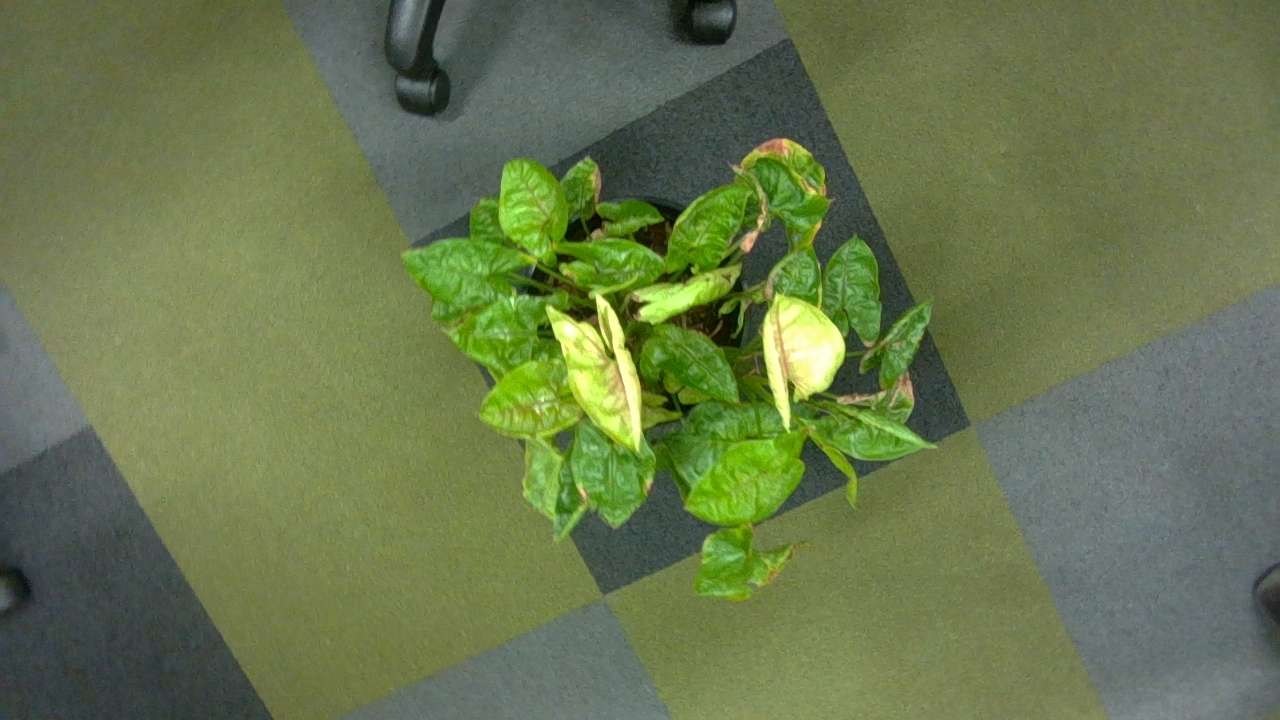
#> input picture SensorCommunication/Acquisition/D405_plant_20240322150432/rgb_000001.png, 1280 x 720 px; the run also reads 1 picture not shown here
$ jupyter execute --allow-errors visualization.ipynb   (older library calls are emulated)
#> lines starting #> are read from the running program, lines starting #| are printed output that depends on the picture
[cell 1]
import cv2
import matplotlib.pyplot as plt

# Load the RGB image
rgb_image_path = './D405_plant_20240322150432/rgb_000001.png'
rgb_image = cv2.cvtColor(cv2.imread(rgb_image_path), cv2.COLOR_BGR2RGB)

# Load the depth image
depth_image_path = './D405_plant_20240322150432/depth_000001.png'
depth_image = cv2.imread(depth_image_path, cv2.IMREAD_UNCHANGED)  # Read the depth image
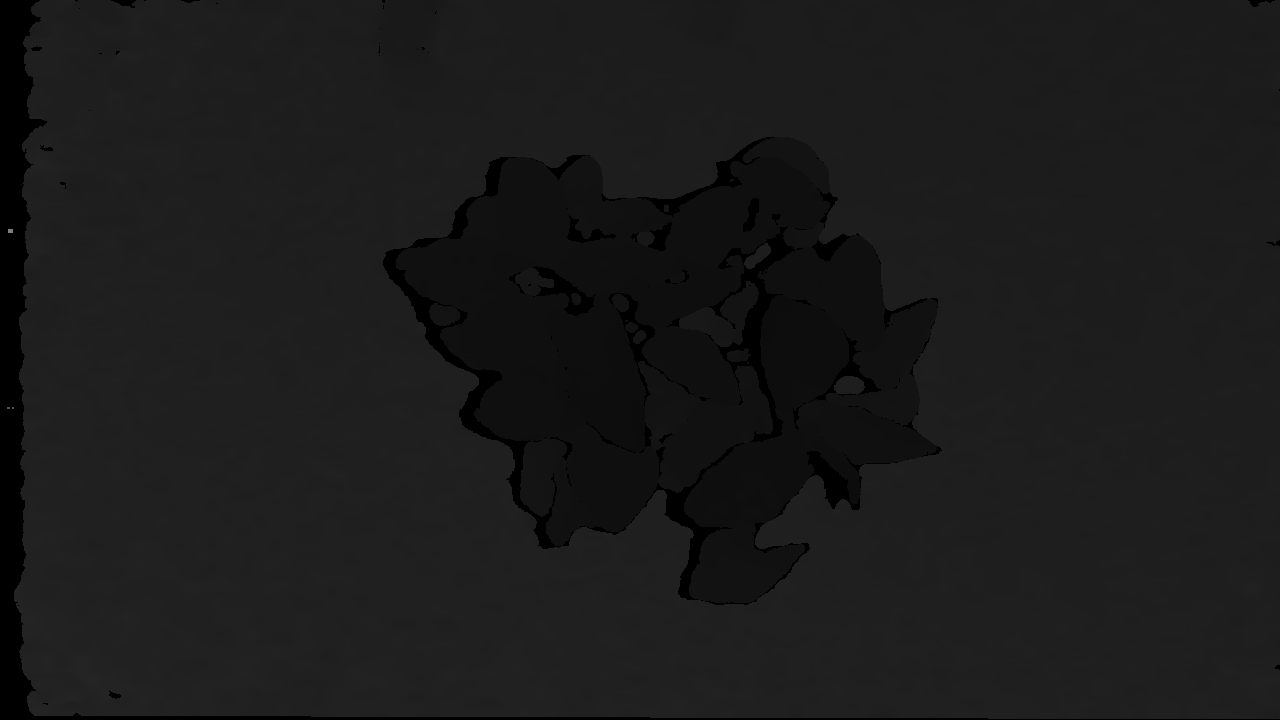
#> input picture SensorCommunication/Acquisition/D405_plant_20240322150432/depth_000001.png, 1280 x 720 px
#> depth_image is the input picture: shape (720, 1280) uint16; min 0, max 32569, mean 6914.8

# Display the images side by side
plt.figure(figsize=(10, 5))

# Display RGB image
plt.subplot(1, 2, 1)
plt.imshow(rgb_image)
plt.title('RGB Image')
plt.axis('off')

# Display Depth image
plt.subplot(1, 2, 2)
plt.imshow(depth_image)  # Use the default colormap
plt.title('Depth Image')
plt.axis('off')

plt.show()
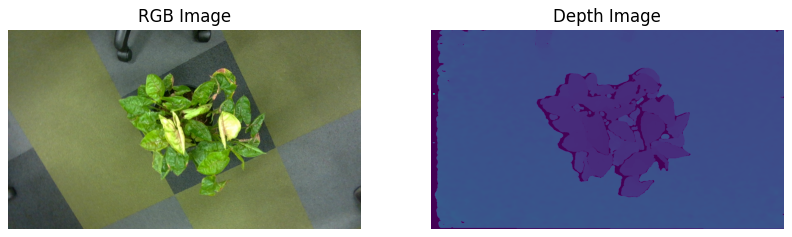
#> figure drawn by matplotlib, 2 panels

[cell 2]
import cv2
import matplotlib.pyplot as plt

depth_image_path = './test_plant_20240502133102/test_plant_20240502133102/depth_1509.png'
depth_image = cv2.imread(depth_image_path, cv2.IMREAD_UNCHANGED)  # Read the depth image

# Display the image using the 'viridis' colormap
plt.imshow(depth_image, cmap='viridis')
plt.axis('off')  # Hide the axis
plt.show()

[cell 3]
import cv2
import matplotlib.pyplot as plt
import numpy as np

# Load the depth image
depth_image_path = './test_plant_20240502133102/test_plant_20240502133102/depth_1509.png'
depth_image = cv2.imread(depth_image_path, cv2.IMREAD_UNCHANGED)

# Check if the image is loaded properly
if depth_image is None:
    print("Image not loaded. Please check the file path.")
else:
    # Normalize the depth image to 0-255
    depth_image_normalized = cv2.normalize(depth_image, None, 0, 255, cv2.NORM_MINMAX, cv2.CV_8U)
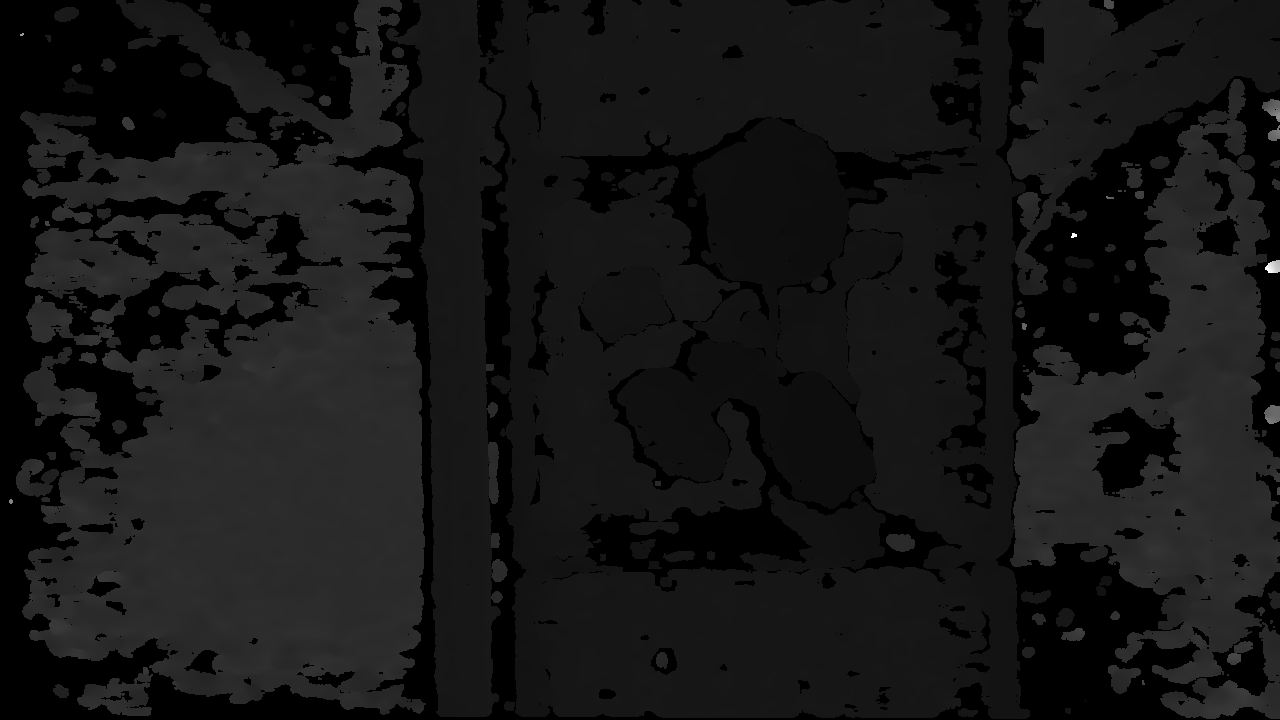
#> depth_image_normalized: shape (720, 1280); min 0, max 255, mean 22

    # Apply a color map
    colored_image = cv2.applyColorMap(depth_image_normalized, cv2.COLORMAP_VIRIDIS)
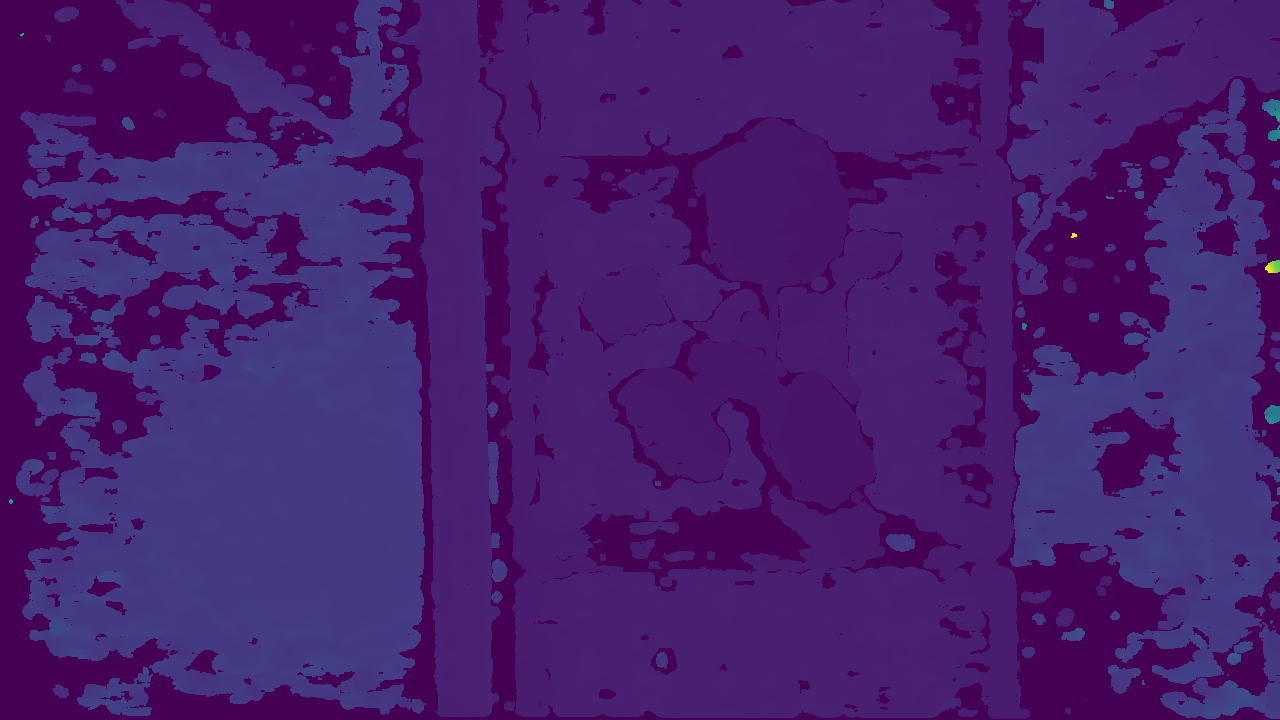
#> colored_image: shape (720, 1280, 3); mean B, G, R 110.3, 31, 69.7

    # Display the image
    plt.imshow(colored_image)
    plt.axis('off')  # Turn off axis numbers and ticks
    plt.show()

#> (a cell that did not finish here is left out)

[cell 5]
import cv2
import numpy as np
import matplotlib.pyplot as plt

# Read the grayscale image
image_path = "./test_plant_20240502133102/test_plant_20240502133102/thermal_1509.jpg"
img = cv2.imread(image_path, cv2.IMREAD_GRAYSCALE)
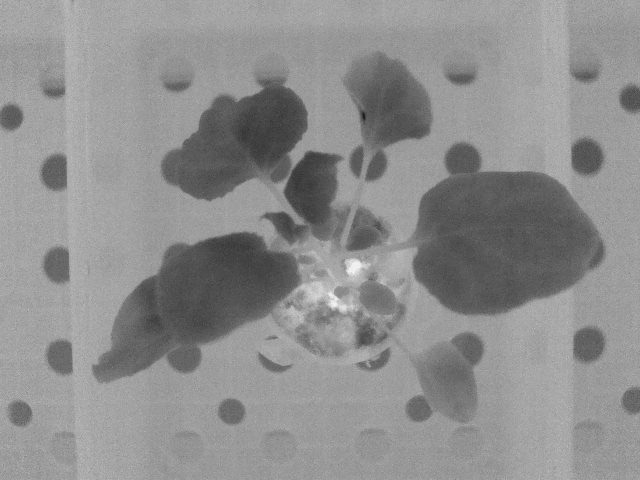
#> input picture SensorCommunication/Acquisition/test_plant_20240502133104/thermal_1509.jpg, 640 x 480 px, found by its file name
#> img is the input picture: shape (480, 640); min 28, max 246, mean 141.8
plt.imshow(img)
# # Define the temperature range
# min_temp = -40
# max_temp = 150

# # # Normalize the temperature range to 0-1
# # normalized_img = (img - min_temp) / (max_temp - min_temp)
# # normalized_img = np.clip(normalized_img, 0, 1)

# # Apply inferno colormap
# colormap_img = plt.cm.inferno(normalized_img)[:, :, :3]

# # Define the color scale from 0 to 50 degrees Celsius
# color_scale_min = 0
# color_scale_max = 50

# # Scale the colormap to the desired temperature range
# scaled_colormap_img = (colormap_img * (color_scale_max - color_scale_min)) + color_scale_min

# # Display the resulting image
# plt.imshow(scaled_colormap_img)
# plt.axis('off')
# plt.show()

[cell 6]
plt.imshow(img, cmap='inferno', vmin=50, vmax=150)

#> (a cell that did not finish here is left out)

#> (a cell that did not finish here is left out)

[cell 9]
import numpy as np
import matplotlib.pyplot as plt
from matplotlib.patches import Rectangle

[cell 10]
import numpy as np
import matplotlib.pyplot as plt
from IPython.display import display, clear_output

[cell 11]
def load_image_and_masks(image_path, mask_path):
    # Load the RGB image
    plant_image = plt.imread(image_path)
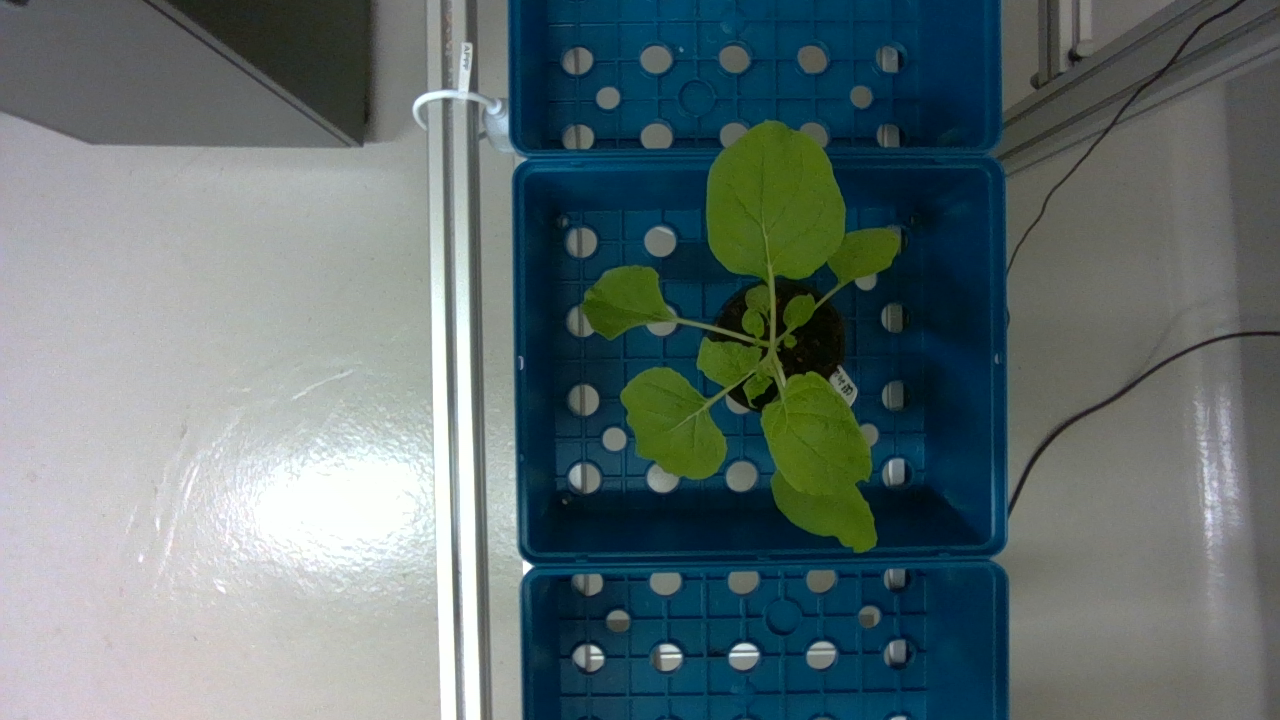
#> input picture SensorCommunication/Acquisition/test_plant_20240502133104/rgb_1509.png, 1280 x 720 px, found by its file name
#> plant_image is the input picture: shape (720, 1280, 3) float32; mean R, G, B 0.384, 0.443, 0.448

    # Load the mask and squeeze the singleton dimension
    masks = np.load(mask_path)
    masks = np.squeeze(masks, axis=1)  # Adjust the axis if necessary

    return plant_image, masks

# [21 lines left out: function display_masks, not called in this run]

# Example usage
image_path = './test_plant_20240502133102/test_plant_20240502133102/rgb_1509.png'
mask_path = './test_plant_20240502133102/test_plant_20240502133102/rgb_1509_mask.npy'
#> (the rest of this cell did not finish here and is left out)
